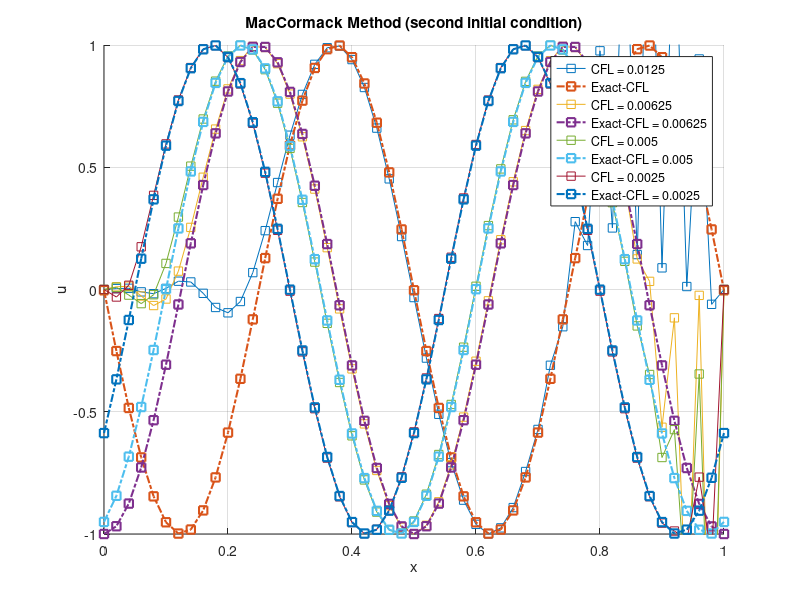

The MATLAB script that drew this image:
clc, clear, close all ;

%% second initial condition 

dts=[0.00050,0.00025,0.00020,0.00010];
for i = 1 : length(dts)
  t = 0.0 ; 
  dt = dts(i) ;
  nt = 1000 ;
    
  L = 1.0 ;
  dx = L/50.0 ;
  dxx = 2.0*dx ;
  a = 0.5 ;
  
  x = 0.0 : dx : L ;
  nx = length(x) ;
  
  u = zeros(nx,1) ;
  
  CFL = [a*dts(1)/dx, a*dts(2)/dx, a*dts(3)/dx, a*dts(4)/dx] ;  
  
  %% initial condition
  for ix = 1 : nx
        u(ix) = sin(4.0*pi*x(ix)) ;
  end
  
  % PBC 
  for ix = 1 : nx
        ixp(ix) = ix+1 ;
        ixm(ix) = ix-1 ;
  end
    ixp(nx) = 2 ;
    ixm(1) = nx-1 ;
  
  for it = 1 : nt
      for ix = 2 : nx-1
         us(ix) = u(ix) - a*dt*(u(ixp(ix))-u(ix))/dx ; 
      end
      
     for ix = 2 : nx-1
         u(ix) = 0.5*((u(ix)+us(ix)) - a*dt*(us(ix)-us(ixm(ix)))/dx) ; 
      end
      
    for ix = 1 : nx
        u_exact(ix) = sin(4.0*pi*(x(ix)-a*t)) ;
    end
      t = t + dt ;
  end
  
    hold on
    grid on
    plot (x,u,'-s',x,u_exact, '-.s','linewidth',1.5)
    axis ([0.0 1.0 -1.0 1.0])
    xlabel x
    ylabel u
    title 'MacCormack Method (second initial condition)'

end
    legend('CFL = 0.0125','Exact-CFL','CFL = 0.00625',...
    'Exact-CFL = 0.00625','CFL = 0.005','Exact-CFL = 0.005','CFL = 0.0025','Exact-CFL = 0.0025')

   for ix = 1 : nx
       error(ix) = abs(u(ix)-u_exact(ix)) ;
     fprintf('\n x: %f  Numerical u: %f  Analytical u: %f Error: %f \n', x(ix), u(ix), u_exact(ix), error(ix))
   end

